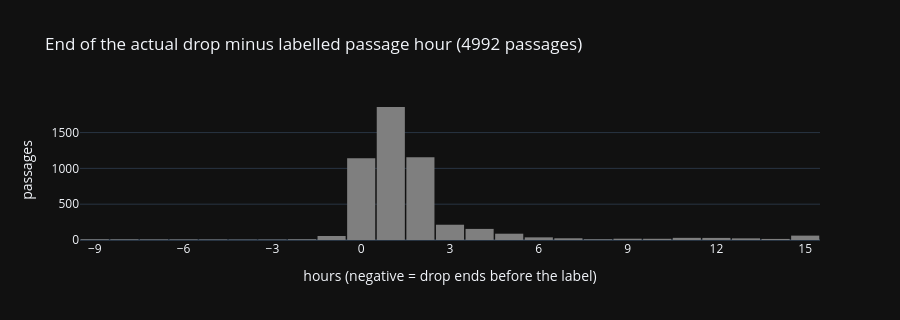

This figure's notebook cell:
### Markdown cell above
## 1. Timing check: label vs. actual drop

The label marks a passage when the 3 h cooling (as an anomaly from the usual cooling at that hour) is strong
enough. For each passage we look for the **steepest anomalous 3 h cooling within ±12 h** of the label and use
that as the anchor ("drop start"). The histogram shows how far the end of that drop is from the labelled hour
(0 = they agree).

### Code cell
d3 = np.full_like(T, np.nan)
d3[:-3] = T[3:] - T[:-3]  # temperature change over the next 3 h, starting at each hour
d3a = d3 - pd.DataFrame(d3).groupby([times.month, times.hour]).transform("mean").to_numpy()  # anomaly

rows = []
for _, f in fronts.iterrows():
    lo, hi = f.peak_time - pd.Timedelta("12h"), f.peak_time + pd.Timedelta("12h")
    on = onsets[(onsets.onset >= lo) & (onsets.onset < hi)].groupby("point_id").onset.min()
    for p, t in on.items():
        i = times.get_loc(t)
        w = np.arange(max(i - 12, 0), min(i + 13, len(times) - 3))
        j = int(w[np.nanargmin(d3a[w, col[p]])])
        rows.append({"front": f.peak_time, "point_id": p, "label": t, "drop_idx": j, "offset_h": j + 3 - i})
pas = pd.DataFrame(rows)

fig = go.Figure(go.Histogram(x=pas.offset_h, xbins={"start": -15.5, "end": 15.5, "size": 1}, marker_color="#7f7f7f"))
fig.update_layout(height=320, template="plotly_dark", bargap=0.05,
                  title=f"End of the actual drop minus labelled passage hour ({len(pas)} passages)",
                  xaxis={"title": "hours (negative = drop ends before the label)", "dtick": 3}, yaxis={"title": "passages"})
fig.write_html(FIG / "exp3_timing_check.html", include_plotlyjs="cdn")
fig.show()
print(f"label within ±1 h of the actual drop: {100 * (pas.offset_h.abs() <= 1).mean():.0f} % of passages, "
      f"within ±3 h: {100 * (pas.offset_h.abs() <= 3).mean():.0f} %")

### Figure 1 — Plotly figure (JSON) as saved in the notebook; plotly's stock layout.template omitted (floating-point values rounded to 4 significant figures; data arrays with more than 128 entries replaced by an {"elided": "..."} marker saying what was removed)
{"data": [{"marker": {"color": "#7f7f7f"}, "type": "histogram", "x": {"elided": "4992 int values"}, "xbins": {"end": 15.5, "size": 1, "start": -15.5}}], "layout": {"bargap": 0.05, "height": 320, "title": {"text": "End of the actual drop minus labelled passage hour (4992 passages)"}, "xaxis": {"dtick": 3, "title": {"text": "hours (negative = drop ends before the label)"}}, "yaxis": {"title": {"text": "passages"}}}}
